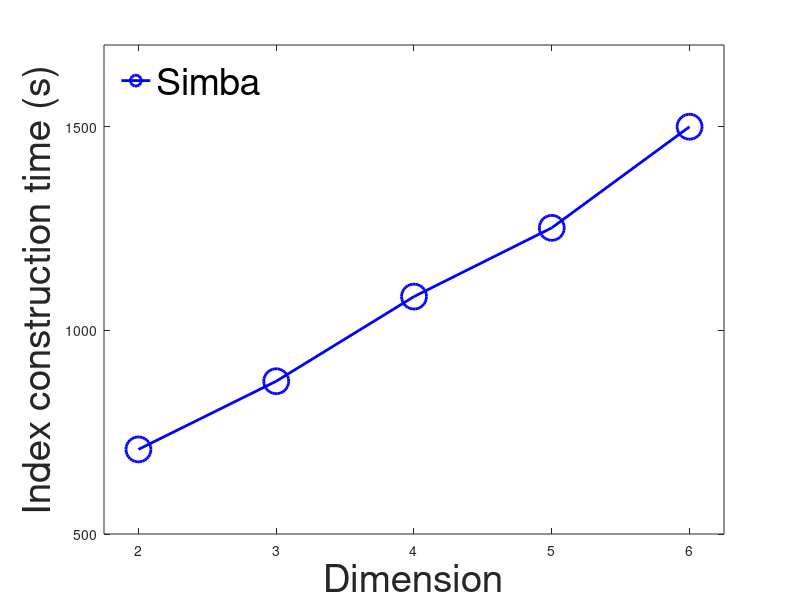

Source code (MATLAB):
dim = [2 3 4 5 6];

IndexedTime = [707.649 874.942 1082.601 1251.331 1499.447];

% Create a y-axis semilog plot using the semilogy function
% Plot SER data in blue and BER data in red
set(gca,'Visible','on','Units','normalized');
set(gca,'Units','normalized','FontSize',30);
box('on');
plot(dim,IndexedTime,'-ob', 'LineWidth', 2, 'MarkerSize', 18);
hold on;

xlim([1.75 6.25])
ylim([500 1700])
set(gca, 'XTick', 2:1:6, 'XMinorTick', 'off')
set(gca, 'YTick', 500:500:2000, 'YMinorTick', 'off')

xlabel('Dimension','FontSize',28)
ylabel('Index construction time (s)','FontSize',28)

h=legend('Simba');
set(h,'Interpreter','tex','Location','NorthWest','FontSize',27,'Orientation','Horizontal','Box','off' );

print -depsc2 index_dim_time